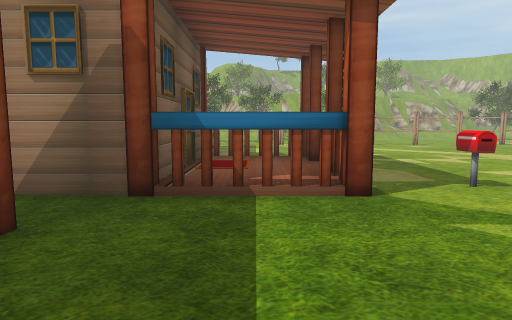
view 1 (above)

24 first-person views from a walk through a scene from a Unity 3-D project. The camera is 1.5 m above the floor, tilts 6° down and sees 75° across. The floor is counted in squares, 2 m on a side. Each view is taken from the middle of a square. On the plan, view 1 faces up. The plan holds only what a view shows up to about 11 squares ahead; the rest is blank. The place goes on beyond the plan. Some animated figures are left out.

view 2
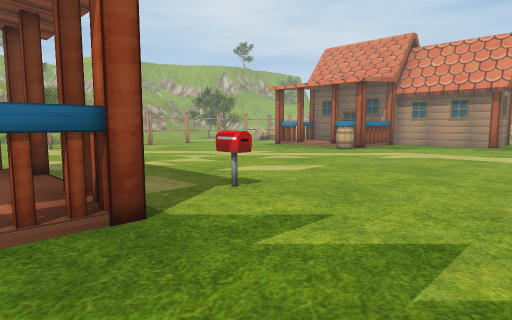

view 3
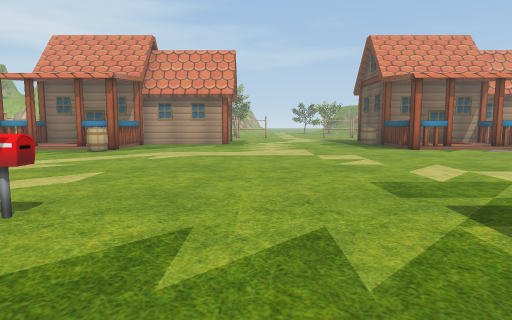

view 4
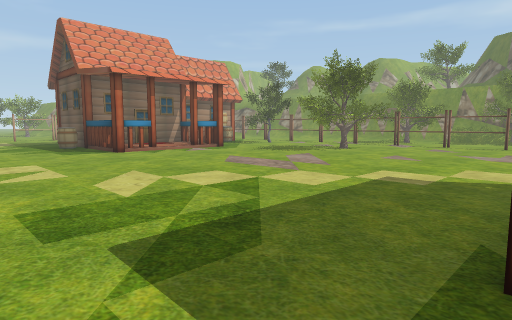

view 5
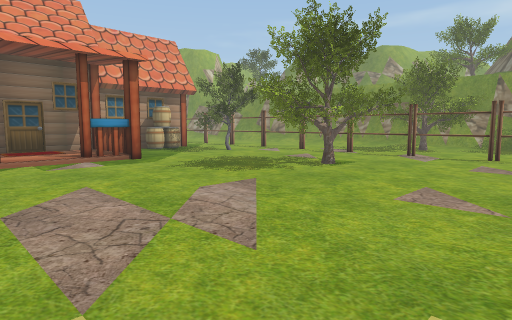

view 6
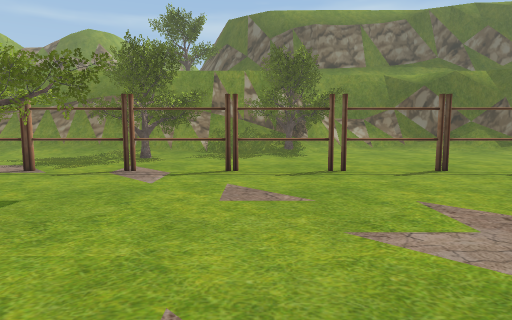

view 7
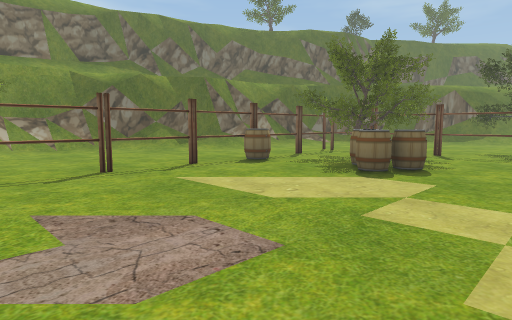

view 8
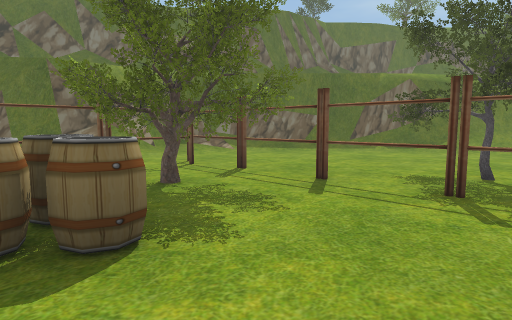

view 9
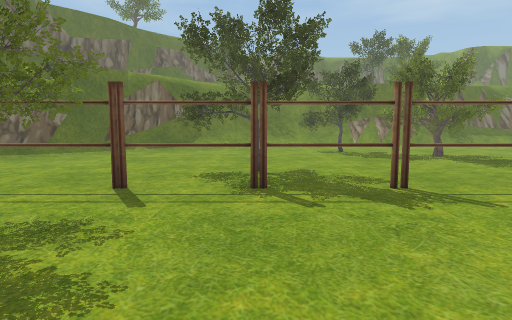

view 10
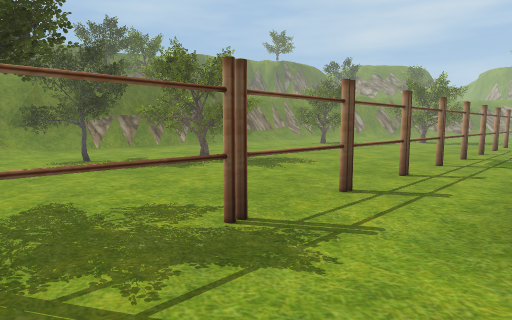

view 11
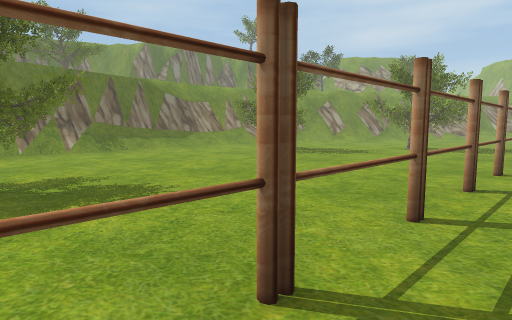

view 12
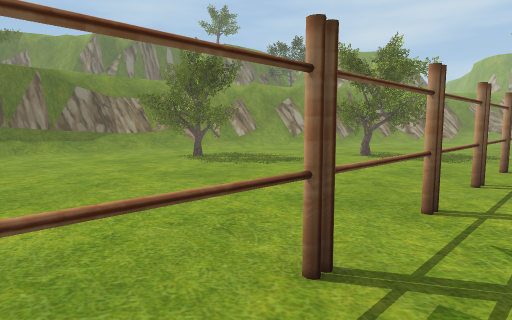

view 13
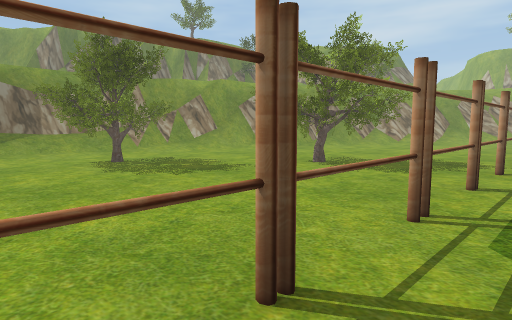

view 14
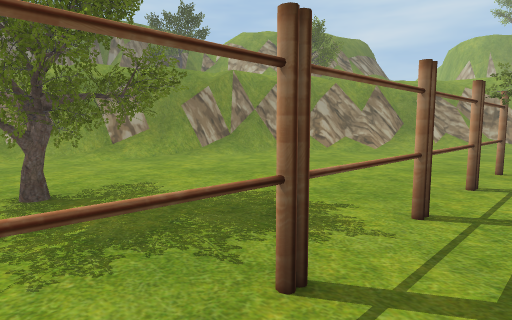

view 15
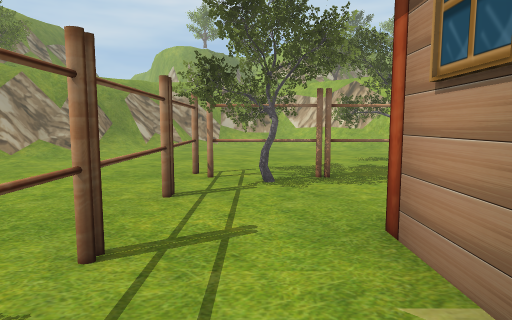

view 16
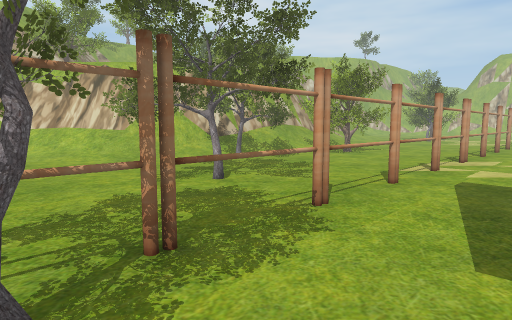

view 17
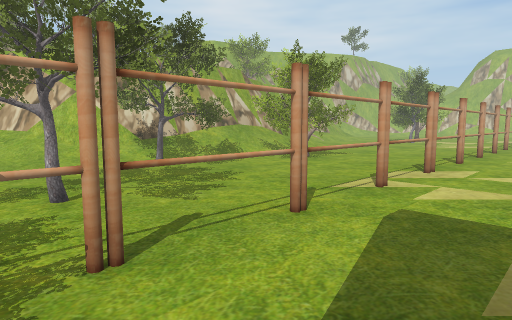

view 18
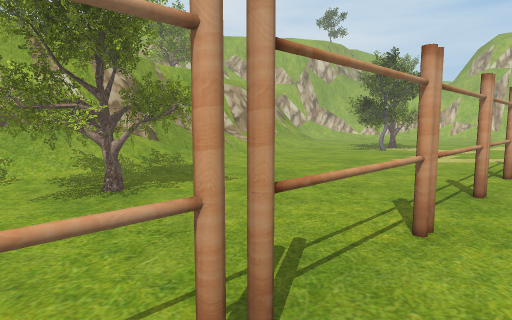

view 19
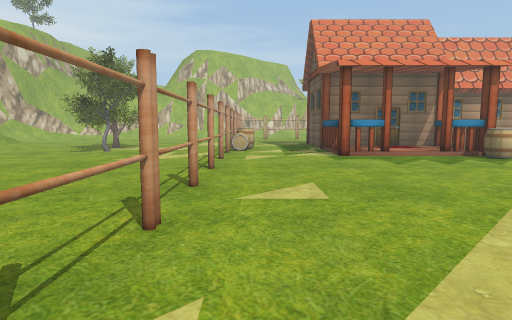

view 20
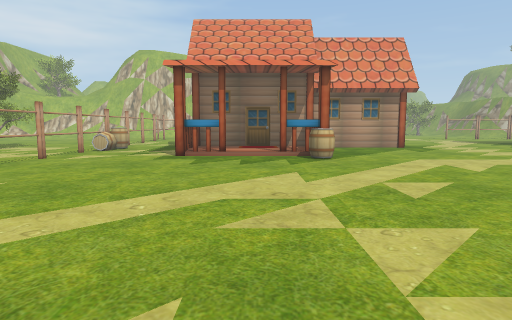

view 21
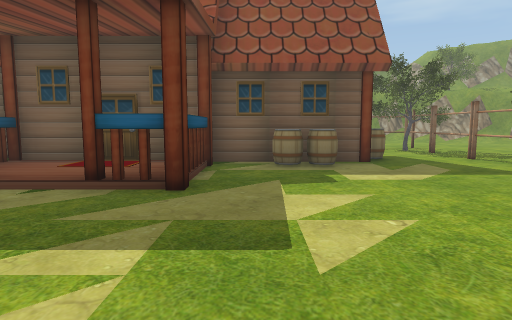

view 22
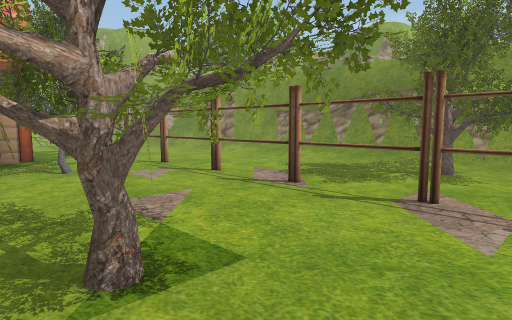

view 23
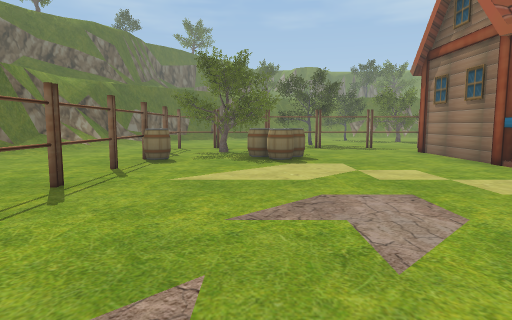

view 24
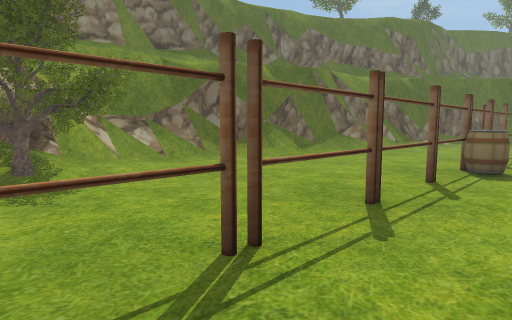

### Floor plan
Key: @ floor where view 1 was taken; # wall or solid block; . floor; / step, stairs or slope; = window, fence, low wall or low ledge; v drop or lower ground; B barrel; H house; M mailbox; F fence; T tree; O other object.
Columns run from 19 left of view 1 to 13 right of it. Each row starts with its distance up from view 1.
 19       TT  =//...//###   ###/////.
 18       TT##=/.....//#######/.....T
 17        /#=/........TT.TT//.....TT
 16        ##/..........TTTT.......TT
 15       /#=/......TT...TTT.........
 14      /##/........................
 13      /#/.....FTFFFFF.#FFFFFFF#.FO
 12     /##/.....F.................B.
 11     /#/......F...B...............
 10    /v#/......F.###...........HHH#
  9    /#/....T..F.###B..........H  #
  8      /...TTT.F.  #.........../  #
  7    v#/....TT.F.  #HHH.......BB  #
  6   /v=/.T.....#.  ## H........B..#
  5   /v=..TT......   # /...........H
  4   /v=/TTT....F. ### H.M.........H
  3   /v#/.......F.  ...............H
  2    v#/.......F. ##...............
  1    v#/.......F.   ...............
  0    v#/.......F.    @.............
 -1 O  v#/.......F.    HH............
 -2 O   #/..TT.....     H...........B
 -3    v#/..TTT..#.     /........HHH#
 -4   /v#/..TT...F.#### H........H  #
 -5   /v#/.TT....F.............../  #
 -6     v//T.....F...............HHHH
 -7       /....TTF............T.....H
 -8     ////...TTF..BB.......TT.....B
 -9     /=#/.....FTTB........TTT.TTBB
-10      /#/.....FTT..............TT.
-11       v#/....#FFFBFFF#FFFFFFF##FO
-12        v#/.......................
-13         v#//.............TT......
-14          v###//..........TT......
-15           vv####//...TTT=#T#==/=#
-16            //vv####//TT###vv#####
-17                 /v#### vvv///vv#

Where each view was taken, in squares from view 1:
view 1: 0 up, 0 right, facing up
view 2: 1 up, 0 right, facing up-right
view 3: 2 up, 0 right, facing right
view 4: 1 up, 1 right, facing down-right
view 5: 3 down, 3 right, facing down-right
view 6: 6 down, 4 right, facing down
view 7: 6 down, 3 right, facing down-left
view 8: 6 down, 2 left, facing down-left
view 9: 7 down, 2 left, facing left
view 10: 7 down, 4 left, facing up-left
view 11: 3 down, 5 left, facing up-left
view 12: 0 up, 5 left, facing up-left
view 13: 2 up, 5 left, facing up-left
view 14: 7 up, 5 left, facing up-left
view 15: 8 up, 5 left, facing up
view 16: 11 up, 5 left, facing up-right
view 17: 11 up, 3 left, facing up-right
view 18: 12 up, 2 right, facing up-right
view 19: 12 up, 2 right, facing right
view 20: 8 up, 2 right, facing right
view 21: 8 up, 5 right, facing left
view 22: 8 down, 5 right, facing down-right
view 23: 9 down, 5 right, facing left
view 24: 10 down, 4 right, facing down-left
